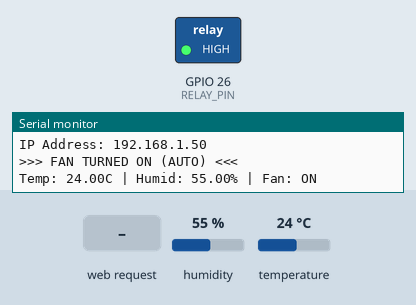
Bench run of a sketch on a simulated ESP32. On the bench: switched loads named in the sketch (green lamp = pin HIGH), the last lines printed to the serial monitor. Inputs (shaded band) come from the test bench; at power-on: temperature 24 °C, humidity 55 %. WiFi joins after 1.5 s; servers stay silent unless stated.

Above: at 5.7 s.
5.8 s: temperature set to 22 °C
9.7 s: temperature set to 19 °C
At 12.8 s:
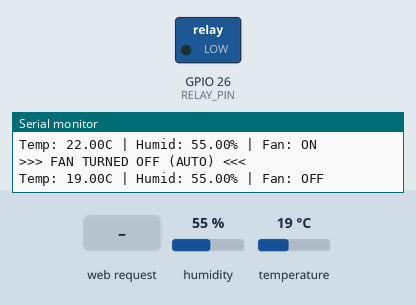
14.0 s: HTTP request GET /control?action=on received
At 15.3 s:
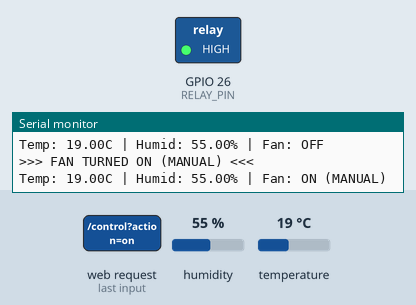
16.0 s: HTTP request GET /control?action=off received
At 16.9 s:
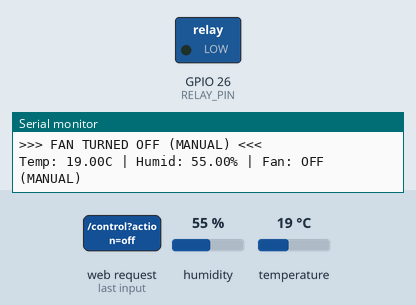
18.0 s: HTTP request GET /control?action=auto received
19.5 s: temperature set to 28 °C
At 21.3 s:
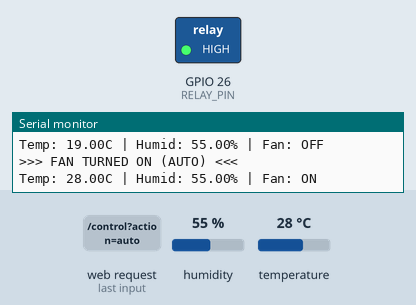
Timing chart, 0 to 22.8 s (numbered marks = the images above; inputs shaded):
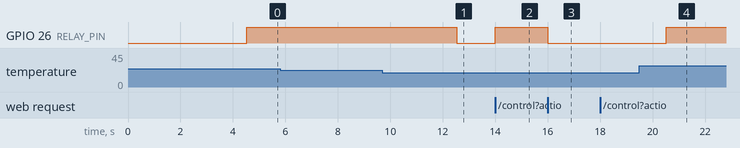

Measured:
- the behaviour switches between 21 and 20 °C on temperature (found by bisection; images 0 and 1)
- after the input at 9.7 s, GPIO 26 (RELAY_PIN): HIGH → LOW after 2.8 s
- after the input at 14.0 s, GPIO 26 (RELAY_PIN): LOW → HIGH at once
- after the input at 16.0 s, GPIO 26 (RELAY_PIN): HIGH → LOW at once
- after the input at 19.5 s, GPIO 26 (RELAY_PIN): LOW → HIGH after 1.0 s

The sketch:

iot-autonomous-thermal-control.ino
```cpp
#include <WiFi.h>
#include <WebServer.h>
#include <DHT.h>

// WiFi credentials
const char* ssid = "notleakingmyIP";
const char* password = "notleakingmyPassword";

// Pin definitions
#define DHTPIN 25
#define DHTTYPE DHT11
#define RELAY_PIN 26

// FUNCTION DECLARATIONS
void handleRoot();
void handleData();
void handleControl();
void handleSettings();

// Control parameters
float TEMP_THRESHOLD = 22.0;  // Can be changed via web interface
const float HYSTERESIS = 1.0;
const unsigned long UPDATE_INTERVAL = 2000;  // 2 seconds

// Initialize devices
DHT dht(DHTPIN, DHTTYPE);
WebServer server(80);

// System state
bool fanOn = false;
bool manualOverride = false;
float currentTemp = 0.0;
float currentHumidity = 0.0;
unsigned long lastUpdate = 0;
unsigned long uptimeSeconds = 0;

// Data logging arrays (last 60 readings = 2 minutes at 2s interval)
#define DATA_POINTS 60
float tempHistory[DATA_POINTS];
int dataIndex = 0;

void setup() {
  Serial.begin(115200);

  // Initialize pins
  pinMode(RELAY_PIN, OUTPUT);
  digitalWrite(RELAY_PIN, LOW);

  // Initialize DHT sensor
  dht.begin();

  // Connect to WiFi
  connectWiFi();

  // Setup web server routes
  server.on("/", handleRoot);
  server.on("/data", handleData);
  server.on("/control", handleControl);
  server.on("/settings", handleSettings);
  server.begin();

  Serial.println("System ready!");
  Serial.print("IP Address: ");
  Serial.println(WiFi.localIP());
}

void loop() {
  server.handleClient();

  unsigned long currentMillis = millis();

  // Update sensor readings every 2 seconds
  if (currentMillis - lastUpdate >= UPDATE_INTERVAL) {
    lastUpdate = currentMillis;
    uptimeSeconds += 2;

    readSensors();

    // Autonomous control (unless manual override)
    if (!manualOverride) {
      autonomousControl();
    }

    logData();
    printStatus();
  }
}

void connectWiFi() {

  WiFi.begin(ssid, password);
  Serial.print("Connecting to WiFi");

  int attempts = 0;
  while (WiFi.status() != WL_CONNECTED && attempts < 20) {
    delay(500);
    Serial.print(".");
    attempts++;
  }

  if (WiFi.status() == WL_CONNECTED) {
    Serial.println("\nWiFi Connected!");
    Serial.print("IP: ");
    Serial.println(WiFi.localIP());

    delay(3000);
  } else {
    Serial.println("\nWiFi Failed!");
  }
}

void readSensors() {
  currentTemp = dht.readTemperature();
  currentHumidity = dht.readHumidity();


}

void autonomousControl() {
  if (currentTemp == -999) return;  // Skip if sensor error

  if (currentTemp >= TEMP_THRESHOLD && !fanOn) {
    digitalWrite(RELAY_PIN, HIGH);
    fanOn = true;
    Serial.println(">>> FAN TURNED ON (AUTO) <<<");
  }
  else if (currentTemp < (TEMP_THRESHOLD - HYSTERESIS) && fanOn) {
    digitalWrite(RELAY_PIN, LOW);
    fanOn = false;
    Serial.println(">>> FAN TURNED OFF (AUTO) <<<");
  }
}

void logData() {
  if (currentTemp != -999) {
    tempHistory[dataIndex] = currentTemp;
    dataIndex = (dataIndex + 1) % DATA_POINTS;
  }
}

void printStatus() {
  Serial.print("Temp: ");
  Serial.print(currentTemp);
  Serial.print("C | Humid: ");
  Serial.print(currentHumidity);
  Serial.print("% | Fan: ");
  Serial.print(fanOn ? "ON" : "OFF");
  if (manualOverride) Serial.print(" (MANUAL)");
  Serial.println();
}

// Web server handlers
void handleRoot() {
  String html = R"rawliteral(
<!DOCTYPE html>
<html lang="en">
<head>
    <meta charset="UTF-8">
    <meta name="viewport" content="width=device-width, initial-scale=1.0">
    <title>Thermal Control Dashboard</title>
    <script src="https://cdn.jsdelivr.net/npm/chart.js"></script>
    <style>
        * {
            margin: 0;
            padding: 0;
            box-sizing: border-box;
        }
        body {
            font-family: 'Segoe UI', Tahoma, Geneva, Verdana, sans-serif;
            background: linear-gradient(135deg, #667eea 0%, #764ba2 100%);
            min-height: 100vh;
            padding: 20px;
            color: #fff;
        }
        .container {
            max-width: 1200px;
            margin: 0 auto;
        }
        header {
            text-align: center;
            margin-bottom: 30px;
        }
        h1 {
            font-size: 2.5em;
            margin-bottom: 10px;
            text-shadow: 2px 2px 4px rgba(0,0,0,0.3);
        }
        .subtitle {
            font-size: 1.1em;
            opacity: 0.9;
        }
        .status-bar {
            background: rgba(255,255,255,0.1);
            backdrop-filter: blur(10px);
            border-radius: 15px;
            padding: 15px 25px;
            display: flex;
            justify-content: space-between;
            align-items: center;
            margin-bottom: 25px;
            border: 1px solid rgba(255,255,255,0.2);
        }
        .status-item {
            display: flex;
            align-items: center;
            gap: 10px;
        }
        .status-dot {
            width: 12px;
            height: 12px;
            border-radius: 50%;
            animation: pulse 2s infinite;
        }
        .status-dot.online {
            background: #00ff88;
            box-shadow: 0 0 10px #00ff88;
        }
        .status-dot.offline {
            background: #ff4444;
            box-shadow: 0 0 10px #ff4444;
        }
        @keyframes pulse {
            0%, 100% { opacity: 1; }
            50% { opacity: 0.5; }
        }
        .dashboard-grid {
            display: grid;
            grid-template-columns: repeat(auto-fit, minmax(300px, 1fr));
            gap: 20px;
            margin-bottom: 20px;
        }
        .card {
            background: rgba(255,255,255,0.1);
            backdrop-filter: blur(10px);
            border-radius: 20px;
            padding: 25px;
            border: 1px solid rgba(255,255,255,0.2);
            box-shadow: 0 8px 32px rgba(0,0,0,0.1);
            transition: transform 0.3s ease;
        }
        .card:hover {
            transform: translateY(-5px);
        }
        .card-title {
            font-size: 1.2em;
            margin-bottom: 20px;
            display: flex;
            align-items: center;
            gap: 10px;
        }
        .card-icon {
            font-size: 1.5em;
        }
        .temp-display {
            font-size: 4em;
            font-weight: bold;
            text-align: center;
            margin: 20px 0;
            text-shadow: 2px 2px 8px rgba(0,0,0,0.3);
        }
        .temp-unit {
            font-size: 0.4em;
            opacity: 0.7;
        }
        .metric-row {
            display: flex;
            justify-content: space-between;
            padding: 15px;
            background: rgba(255,255,255,0.05);
            border-radius: 10px;
            margin-bottom: 10px;
        }
        .metric-label {
            opacity: 0.8;
        }
        .metric-value {
            font-weight: bold;
        }
        .fan-status {
            text-align: center;
            padding: 30px;
        }
        .fan-icon {
            font-size: 5em;
            margin-bottom: 20px;
            transition: all 0.3s ease;
        }
        .fan-icon.spinning {
            animation: spin 2s linear infinite;
        }
        @keyframes spin {
            from { transform: rotate(0deg); }
            to { transform: rotate(360deg); }
        }
        .fan-label {
            font-size: 1.5em;
            font-weight: bold;
            margin-bottom: 10px;
        }
        .fan-label.on {
            color: #00ff88;
            text-shadow: 0 0 10px #00ff88;
        }
        .fan-label.off {
            color: #ff4444;
        }
        .control-buttons {
            display: flex;
            flex-direction: column;
            gap: 15px;
            margin-top: 20px;
        }
        .btn {
            padding: 15px 30px;
            border: none;
            border-radius: 12px;
            font-size: 1.1em;
            font-weight: bold;
            cursor: pointer;
            transition: all 0.3s ease;
            text-transform: uppercase;
            letter-spacing: 1px;
        }
        .btn:hover {
            transform: scale(1.05);
            box-shadow: 0 5px 20px rgba(0,0,0,0.3);
        }
        .btn:active {
            transform: scale(0.98);
        }
        .btn-on {
            background: linear-gradient(135deg, #00ff88 0%, #00cc6a 100%);
            color: #000;
        }
        .btn-off {
            background: linear-gradient(135deg, #ff4444 0%, #cc0000 100%);
            color: #fff;
        }
        .btn-auto {
            background: linear-gradient(135deg, #4488ff 0%, #0066ff 100%);
            color: #fff;
        }
        .settings-section {
            margin-top: 20px;
            padding-top: 20px;
            border-top: 1px solid rgba(255,255,255,0.2);
        }
        .slider-container {
            margin: 20px 0;
        }
        .slider-label {
            display: flex;
            justify-content: space-between;
            margin-bottom: 10px;
        }
        .slider {
            width: 100%;
            height: 8px;
            border-radius: 5px;
            background: rgba(255,255,255,0.2);
            outline: none;
            -webkit-appearance: none;
        }
        .slider::-webkit-slider-thumb {
            -webkit-appearance: none;
            appearance: none;
            width: 20px;
            height: 20px;
            border-radius: 50%;
            background: #00ff88;
            cursor: pointer;
            box-shadow: 0 0 10px rgba(0,255,136,0.5);
        }
        .slider::-moz-range-thumb {
            width: 20px;
            height: 20px;
            border-radius: 50%;
            background: #00ff88;
            cursor: pointer;
            border: none;
            box-shadow: 0 0 10px rgba(0,255,136,0.5);
        }
        .chart-container {
            grid-column: 1 / -1;
            background: rgba(255,255,255,0.1);
            backdrop-filter: blur(10px);
            border-radius: 20px;
            padding: 25px;
            border: 1px solid rgba(255,255,255,0.2);
        }
        canvas {
            max-height: 300px;
        }
        .mode-badge {
            display: inline-block;
            padding: 5px 15px;
            border-radius: 20px;
            font-size: 0.9em;
            font-weight: bold;
            margin-left: 10px;
        }
        .mode-badge.auto {
            background: #4488ff;
        }
        .mode-badge.manual {
            background: #ff9500;
        }
        @media (max-width: 768px) {
            h1 {
                font-size: 1.8em;
            }
            .dashboard-grid {
                grid-template-columns: 1fr;
            }
            .status-bar {
                flex-direction: column;
                gap: 10px;
            }
            .temp-display {
                font-size: 3em;
            }
        }
    </style>
</head>
<body>
    <div class="container">
        <header>
            <h1>🌡️ Thermal Control System</h1>
            <p class="subtitle">Autonomous Environmental Management</p>
        </header>
        <div class="status-bar">
            <div class="status-item">
                <div class="status-dot online" id="connectionStatus"></div>
                <span id="connectionText">Connected</span>
            </div>
            <div class="status-item">
                <span>⏱️ Uptime: <strong id="uptime">--:--:--</strong></span>
            </div>
            <div class="status-item">
                <span>Mode: <span class="mode-badge auto" id="modeBadge">AUTO</span></span>
            </div>
        </div>
        <div class="dashboard-grid">
            <div class="card">
                <div class="card-title">
                    <span class="card-icon">🌡️</span>
                    Temperature
                </div>
                <div class="temp-display" id="temperature">
                    --.- <span class="temp-unit">°C</span>
                </div>
                <div class="metric-row">
                    <span class="metric-label">Humidity</span>
                    <span class="metric-value" id="humidity">--%</span>
                </div>
                <div class="metric-row">
                    <span class="metric-label">Threshold</span>
                    <span class="metric-value" id="thresholdDisplay">--°C</span>
                </div>
            </div>
            <div class="card">
                <div class="card-title">
                    <span class="card-icon">💨</span>
                    Fan Control
                </div>
                <div class="fan-status">
                    <div class="fan-icon" id="fanIcon">🌀</div>
                    <div class="fan-label" id="fanLabel">OFF</div>
                </div>
                <div class="control-buttons">
                    <button class="btn btn-on" onclick="controlFan('on')">⚡ Turn ON</button>
                    <button class="btn btn-off" onclick="controlFan('off')">⛔ Turn OFF</button>
                    <button class="btn btn-auto" onclick="controlFan('auto')">🤖 Auto Mode</button>
                </div>
            </div>
            <div class="card">
                <div class="card-title">
                    <span class="card-icon">⚙️</span>
                    Settings
                </div>
                <div class="settings-section">
                    <div class="slider-container">
                        <div class="slider-label">
                            <span>Temperature Threshold</span>
                            <span><strong id="sliderValue">26</strong>°C</span>
                        </div>
                        <input type="range" min="18" max="35" value="26" step="0.5"
                               class="slider" id="thresholdSlider"
                               oninput="updateSliderValue(this.value)">
                    </div>
                    <button class="btn btn-auto" onclick="updateThreshold()" style="width: 100%;">💾 Save Threshold</button>
                </div>
            </div>
            <div class="chart-container">
                <div class="card-title">
                    <span class="card-icon">📊</span>
                    Temperature History (Last 2 Minutes)
                </div>
                <canvas id="tempChart"></canvas>
            </div>
        </div>
    </div>
    <script>
        let chart;
        let updateTimer;
        function initChart() {
            const ctx = document.getElementById('tempChart').getContext('2d');
            chart = new Chart(ctx, {
                type: 'line',
                data: {
                    labels: [],
                    datasets: [{
                        label: 'Temperature (°C)',
                        data: [],
                        borderColor: '#00ff88',
                        backgroundColor: 'rgba(0, 255, 136, 0.1)',
                        tension: 0.4,
                        fill: true
                    }]
                },
                options: {
                    responsive: true,
                    maintainAspectRatio: true,
                    plugins: {
                        legend: {
                            labels: { color: '#fff', font: { size: 14 } }
                        }
                    },
                    scales: {
                        x: {
                            ticks: { color: '#fff' },
                            grid: { color: 'rgba(255,255,255,0.1)' }
                        },
                        y: {
                            ticks: { color: '#fff' },
                            grid: { color: 'rgba(255,255,255,0.1)' }
                        }
                    }
                }
            });
        }
        async function updateData() {
            try {
                const response = await fetch('/data');
                const data = await response.json();
                document.getElementById('temperature').innerHTML = `${data.temp.toFixed(1)} <span class="temp-unit">°C</span>`;
                document.getElementById('humidity').textContent = `${data.humidity.toFixed(1)}%`;
                document.getElementById('thresholdDisplay').textContent = `${data.threshold.toFixed(1)}°C`;
                document.getElementById('sliderValue').textContent = data.threshold.toFixed(1);
                document.getElementById('thresholdSlider').value = data.threshold;
                updateFanStatus(data.fanOn);
                updateMode(data.manual);
                document.getElementById('uptime').textContent = formatUptime(data.uptime);
                updateChart(data.history);
            } catch (error) {
                console.error('Error:', error);
            }
        }
        async function controlFan(action) {
            try {
                await fetch('/control?action=' + action);
                setTimeout(updateData, 200);
            } catch (error) {
                console.error('Error:', error);
            }
        }
        async function updateThreshold() {
            const newThreshold = document.getElementById('thresholdSlider').value;
            try {
                await fetch('/settings?threshold=' + newThreshold);
                setTimeout(updateData, 200);
            } catch (error) {
                console.error('Error:', error);
            }
        }
        function updateSliderValue(value) {
            document.getElementById('sliderValue').textContent = parseFloat(value).toFixed(1);
        }
        function updateFanStatus(isOn) {
            const fanIcon = document.getElementById('fanIcon');
            const fanLabel = document.getElementById('fanLabel');
            if (isOn) {
                fanIcon.classList.add('spinning');
                fanLabel.textContent = 'ON';
                fanLabel.classList.add('on');
                fanLabel.classList.remove('off');
            } else {
                fanIcon.classList.remove('spinning');
                fanLabel.textContent = 'OFF';
                fanLabel.classList.add('off');
                fanLabel.classList.remove('on');
            }
        }
        function updateMode(isManual) {
            const modeBadge = document.getElementById('modeBadge');
            if (isManual) {
                modeBadge.textContent = 'MANUAL';
                modeBadge.classList.remove('auto');
                modeBadge.classList.add('manual');
            } else {
                modeBadge.textContent = 'AUTO';
                modeBadge.classList.add('auto');
                modeBadge.classList.remove('manual');
            }
        }
        function updateChart(history) {
            const labels = history.map((_, i) => `${i * 2}s`);
            chart.data.labels = labels;
            chart.data.datasets[0].data = history;
            chart.update('none');
        }
        function formatUptime(seconds) {
            const h = Math.floor(seconds / 3600);
            const m = Math.floor((seconds % 3600) / 60);
            const s = seconds % 60;
            return `${h.toString().padStart(2, '0')}:${m.toString().padStart(2, '0')}:${s.toString().padStart(2, '0')}`;
        }
        window.onload = function() {
            initChart();
            updateData();
            updateTimer = setInterval(updateData, 2000);
        };
    </script>
</body>
</html>
)rawliteral";

  server.send(200, "text/html", html);
}

void handleData() {
  String json = "{";
  json += "\"temp\":" + String(currentTemp) + ",";
  json += "\"humidity\":" + String(currentHumidity) + ",";
  json += "\"fanOn\":" + String(fanOn ? "true" : "false") + ",";
  json += "\"manual\":" + String(manualOverride ? "true" : "false") + ",";
  json += "\"threshold\":" + String(TEMP_THRESHOLD) + ",";
  json += "\"uptime\":" + String(uptimeSeconds) + ",";
  json += "\"history\":[";
  for (int i = 0; i < DATA_POINTS; i++) {
    json += String(tempHistory[i]);
    if (i < DATA_POINTS - 1) json += ",";
  }
  json += "]}";

  server.send(200, "application/json", json);
}

void handleControl() {
  if (server.hasArg("action")) {
    String action = server.arg("action");

    if (action == "on") {
      digitalWrite(RELAY_PIN, HIGH);
      fanOn = true;
      manualOverride = true;
      Serial.println(">>> FAN TURNED ON (MANUAL) <<<");
    }
    else if (action == "off") {
      digitalWrite(RELAY_PIN, LOW);
      fanOn = false;
      manualOverride = true;
      Serial.println(">>> FAN TURNED OFF (MANUAL) <<<");
    }
    else if (action == "auto") {
      manualOverride = false;
      Serial.println(">>> AUTO MODE ENABLED <<<");
    }
  }

  server.send(200, "text/plain", "OK");
}

void handleSettings() {
  if (server.hasArg("threshold")) {
    float newThreshold = server.arg("threshold").toFloat();
    if (newThreshold > 0 && newThreshold < 50) {
      TEMP_THRESHOLD = newThreshold;
      Serial.print("Threshold updated to: ");
      Serial.println(TEMP_THRESHOLD);
    }
  }

  server.send(200, "text/plain", "OK");
}
```
